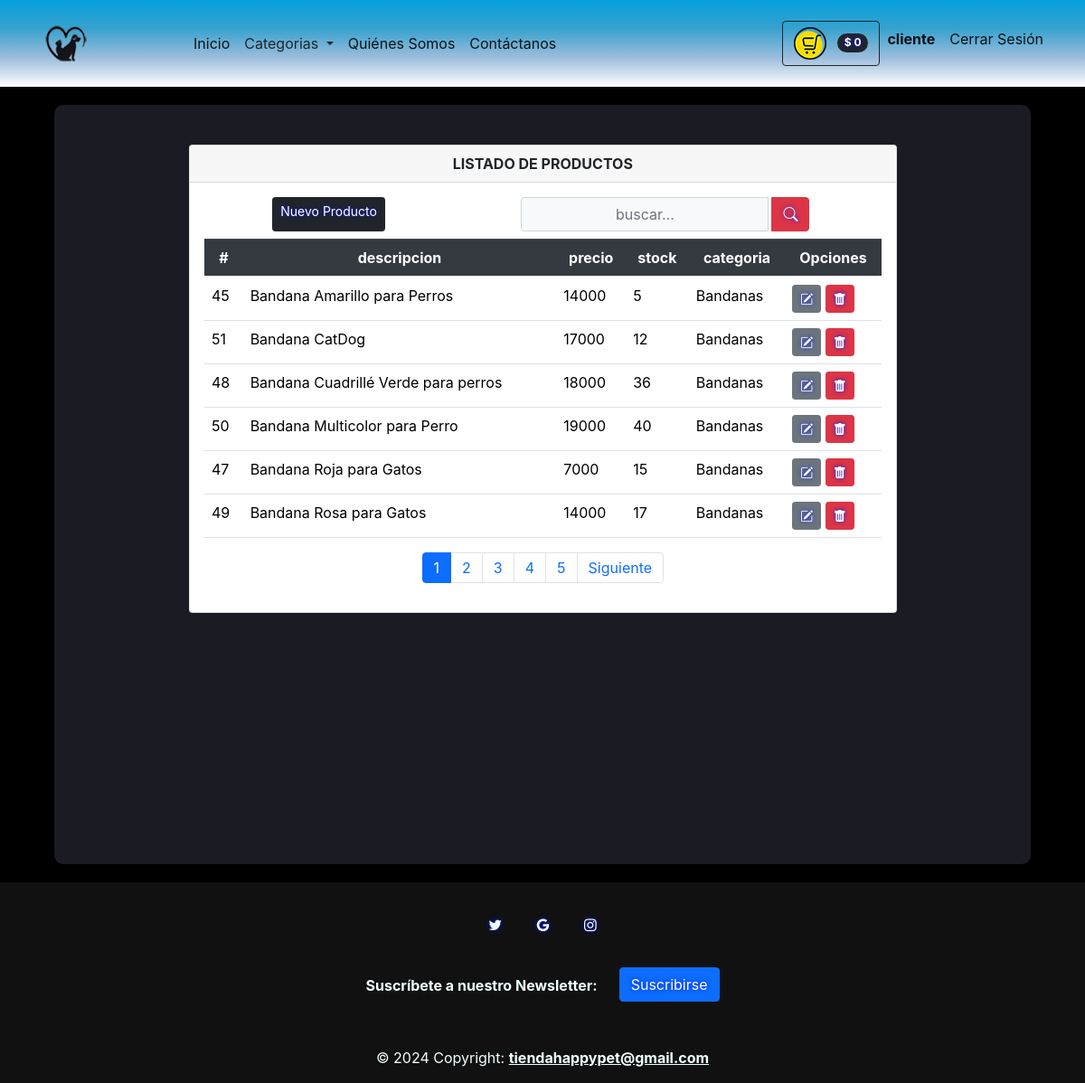
/listarproductos/ (signed in), run on the app's committed database.
### tienda/models.py (models this page shows, shortened)
class Productos(models.Model):
    nombre = models.CharField(max_length=100)
    imagen = models.ImageField(upload_to='imgproductos/%Y/%m/%d', blank=True)
    descripcion = models.CharField(max_length=500)
    precio = models.IntegerField()
    stock = models.IntegerField(null=True, default=0)
    categoria = models.ForeignKey(Categorias, on_delete=models.PROTECT)
    oferta = models.BooleanField(default=False)
    class Meta:
        db_table = 'productos'
        verbose_name = 'Producto'
        verbose_name_plural = 'Productos'
        ordering = ['id']

class Categorias(models.Model):
    nombre = models.CharField(max_length=100)
    def __str__(self):
        return self.nombre
    class Meta:
        db_table = "categorias"
        verbose_name = 'Categoria'
        verbose_name_plural = 'Categorias'
        ordering = ['id']

### tienda/views.py (the view)
# urls.py: path('listarproductos/', views.listarProductos, name='listarproductos'),
@login_required(login_url='/login')
def listarProductos(request):
    busqueda = request.POST.get("buscador")
    lista_productos = Productos.objects.order_by('nombre')
    page = request.GET.get('page', 1)
    if busqueda:
        lista_productos = Productos.objects.filter(
            Q(nombre__icontains = busqueda) |
            Q(descripcion__icontains = busqueda)
        ).distinct()
    try:
        paginator = Paginator(lista_productos, 6)
        lista_productos = paginator.page(page)
    except:
        raise Http404
    data = {'entity': lista_productos,
            'title': 'LISTADO DE PRODUCTOS',
            'paginator': paginator
            }
    return render(request, 'producto/listar.html', data)

### tienda/context_processors.py (called while the page is built)
def extras(request):
	lista_categorias = Categorias.objects.all().order_by('nombre')
	return {'categorias':lista_categorias}

def importe_total_carro(request):
	total=0
	if request.user.is_authenticated:
		if "carro" in request.session:
			for key, value in request.session["carro"].items():
				total= total + int(value["precio"])
	return {"importe_total_carro":total}

### templates/producto/listar.html (shortened to what this page needs)
{% extends 'layouts/tienda.html' %} {% block content %}
<div class="min-vh-100 d-flex flex-colum py-4">
    <div class="container">
        <div class="row justify-content-center">
            <div class="col-lg-10 col-md-6 col-sm-4 animate__animated animate__backInRight animate__delay-0.4s">
                <div class="card">
                    <div class="card-header text-center font-weight-bold">
                        {{ title }}
                    </div>
                    <div class="card-body table-responsive align-items-center">
                        <div class="d-flex mb-2">
                            <a href="/addproducto" class="d-flex inline-block mx-auto btn btn-dark btn-sm" type="submit">
                                Nuevo Producto
                            </a>
                            <form class="d-flex mx-auto d-sm-inlne-block form-inline" method="POST" action="">
                                <div class="input-group">
                                    <input type="text" class="form-control bg-light border-1 small text-center" name="buscador" placeholder="buscar..." value="{{ request.POST.buscador }}">
                                    <div class="input-group-append">
                                        <button class="btn btn-danger mx-1" type="submit">
                                                <i class="bi bi-search bi-sm"></i>
                                            </button>
                                    </div>
                                </div>
                            </form>
                        </div>
                        <table class="table table-condensed">
                            <thead class="thead-dark text-center ">
                                <tr>
                                    <th scope="col">#</th>
                                    <th scope="col">descripcion</th>
                                    <th scope="col">precio</th>
                                    <th scope="col">stock</th>
                                    <th scope="col">categoria</th>
                                    <th colspan="2">Opciones</th>
                                </tr>
                            </thead>
                            <tbody>
                                {% load bootstrap_icons %} {% if entity %} {% for producto in entity %}
                                <tr>
                                    <td>{{ producto.id }}</td>
                                    <td>{{ producto.nombre }}</td>
                                    <td>{{ producto.precio }}</td>
                                    <td>{{ producto.stock }}</td>
                                    <td>{{ producto.categoria }}</td>
                                    <td colspan="2">
                                        <a class="btn btn-secondary btn-sm" href="{% url 'tienda:editproducto' producto.id %}" type="button"><i class="bi bi-pencil-square"></i></a>
                                        <a class="btn btn-danger btn-sm" href="{% url 'tienda:deleteProducto' producto.id %}" type="button"><i class="bi bi-trash-fill"></i></a>
                                    </td>
                                </tr>
                                {% endfor %} {% else %}
                                <div class="text-center text-warning">
                                    <h3> No se encontraron Productos!!</h3>
                                </div>
                                {% endif %}
                            </tbody>
                        </table>
                        <div>
                            {% include 'paginator.html' %}
                        </div>
                    </div>
                </div>
            </div>
        </div>
    </div>
</div>
{% endblock %}

### templates/layouts/tienda.html (shortened to what this page needs)
{% load static %}
<!DOCTYPE html>
<html lang="es">
<head>
    <link href="https://cdn.jsdelivr.net/npm/bootstrap@5.3.3/dist/css/bootstrap.min.css" rel="stylesheet">
    <link rel="stylesheet" href="https://cdnjs.cloudflare.com/ajax/libs/font-awesome/4.7.0/css/font-awesome.min.css">
    <link href="https://cdn.jsdelivr.net/npm/bootstrap-icons@1.5.0/font/bootstrap-icons.css" rel="stylesheet" />
    <link rel="stylesheet" href="https://cdn.jsdelivr.net/npm/bootstrap@4.5.3/dist/css/bootstrap.min.css">
    <link rel="stylesheet" href="https://cdnjs.cloudflare.com/ajax/libs/animate.css/4.1.1/animate.min.css" />
    <link rel="stylesheet" href="{% static 'css/styles.css' %}" />
    <scri src="{% static 'js/scripts.js' %}"></script>
</head>
<body style="background-image: url('/static/assets/fondoPet.png');
">
    <nav class="navbar navbar-expand-lg navbar-light bg-danger sticky-top" style="background: linear-gradient(#04a0dd, #32a6d3f6, #9cbddc, #ffffff); border: azure;">
        <div class="container px-2 px-lg-2">
            <a class="navbar-logo" href="/">
                <img class="img-fluid" src="{% static 'assets/LogoPetChicoH.png' %}" width="50%" heigth="50%" alt="logo"></a>
            <div class="collapse navbar-collapse" id="navbarSupportedContent">
                <ul class="navbar-nav me-auto mb-2 mb-lg-0 ms-lg-4">
                    <li class="nav-item">
                        <a class="nav-link active" aria-current="page" href="/"></span>
                            Inicio
                        </a>
                    </li>
                    <div class="dropdown show">
                        <a class="nav-link dropdown-toggle text-dark" href="#" role="button" id="dropdownMenuLink" data-toggle="dropdown" aria-haspopup="true" aria-expanded="false">
                            Categorias
                        </a>
                    </div>
                    <li class="nav-item">
                        <a class="nav-link active" aria-current="page" href="/nosotros">
                            Quiénes Somos
                        </a>
                    </li>
                    <li class="nav-item">
                        <a class="nav-link active" aria-current="page" href="/contacto">
                            Contáctanos
                        </a>
                    </li>
                </ul>
                <ul class="navbar-nav d-flex ml-auto mb-2 mb-lg-0 ms-lg-4">
                    {% if user.is_authenticated %}
                    {% load humanize %}
                    <div class="d-flex">
                        <a href="{% url 'tienda:viewcart' %}" class="btn btn-outline-dark">
                            <img src="{% static 'assets/carritoPetChico.png' %}" class="me-1" alt="Carrito">
                            <span class="badge bg-dark text-white ms-1 rounded-pill">$ {{ importe_total_carro | intcomma }}</span>
                        </a>
                    </div>
                    <li class="nav-item">
                        <a class="nav-link active" aria-current="page" href="#">
                            <b>{{ user.username }}</b>
                        </a>
                    </li>
                    <li class="nav-item">
                        <a class="nav-link active" aria-current="page" href="{% url 'logout' %}">
                                    Cerrar Sesión
                            </a>
                    </li>
                    {% endif %}
                </ul>
            </div>
        </div>
    </nav>
<div class="wrapper" style="background-color: rgb(27, 27, 36); width: 90%; max-width: 1500px; margin: 20px auto; padding: 20px; box-shadow: 0 0 10px rgba(0, 0, 0, 0.1); border-radius: 10px;">
    <section class="container">
        {% block content%} {% endblock %}
    </section>
</div>
{% include 'includes/footer.html' %}
</body>
</html>

### templates/layouts/tienda.html (style rules this page uses)
.nav-link { color: black; text-decoration: none; transition: text-shadow 0.3s; }
.btn { text-shadow: 0 0 5px rgb(0, 21, 255); }

### data on the page
Productos: id "45", nombre "Bandana Amarillo para Perros", precio "14000", stock "5", categoria "Bandanas"
Productos: id "51", nombre "Bandana CatDog", precio "17000", stock "12", categoria "Bandanas"
Productos: id "48", nombre "Bandana Cuadrillé Verde para perros", precio "18000", stock "36", categoria "Bandanas"
Productos: id "50", nombre "Bandana Multicolor para Perro", precio "19000", stock "40", categoria "Bandanas"
Productos: id "47", nombre "Bandana Roja para Gatos", precio "7000", stock "15", categoria "Bandanas"
Productos: id "49", nombre "Bandana Rosa para Gatos", precio "14000", stock "17", categoria "Bandanas"

### other printed values
{{ importe_total_carro | intcomma }} "0"
{{ user.username }} "cliente"
{{ title }} "LISTADO DE PRODUCTOS"
{{ page }} "1" "2" "3" "4" "5"
